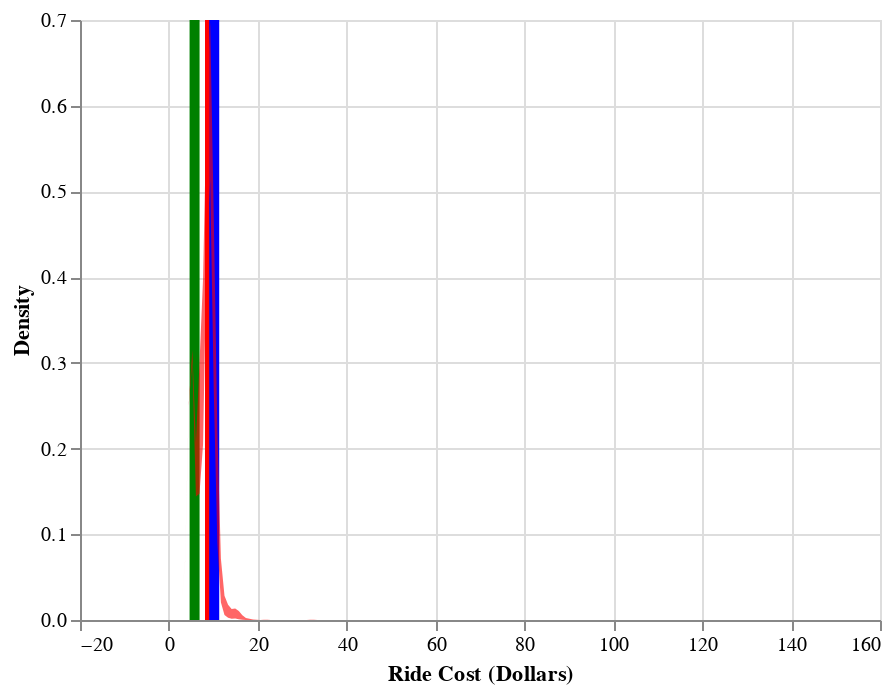

The notebook cell this image was saved under:
### Code cell
show_viz(results)

### Figure 1 — Vega-Lite specification as saved in the notebook (floating-point values rounded to 4 significant figures; data arrays with more than 128 entries replaced by an {"elided": "..."} marker saying what was removed)
{"$schema": "https://vega.github.io/schema/vega-lite/v3.3.0.json", "config": {"mark": {"tooltip": null}, "view": {"height": 300, "width": 400}}, "datasets": {"data-0e929fa6c4290e3f644940b8c68ee1a7": {"elided": "600 records"}, "data-110231888b3bf841cf4f8c9c4d3cde76": [{"hour": 0, "parameter": "Rideshare_regular_price_estimate", "value": 9.25}, {"hour": 0, "parameter": "Rideshare_shared_price_estimate", "value": 5.78}, {"hour": 0, "parameter": "Taxi_price_estimate", "value": 10.2}]}, "layer": [{"data": {"name": "data-110231888b3bf841cf4f8c9c4d3cde76"}, "encoding": {"color": {"field": "parameter", "scale": {"domain": ["Rideshare_regular_price_estimate", "Rideshare_shared_price_estimate", "Taxi_price_estimate"], "range": ["red", "green", "blue"]}, "type": "nominal"}, "size": {"value": 5}, "x": {"field": "value", "type": "quantitative"}}, "mark": {"color": "red", "type": "rule"}, "selection": {" ": {"bind": {"input": "range", "max": 9, "min": 0, "step": 1}, "fields": ["hour"], "init": {"hour": 0}, "type": "single"}}, "transform": [{"filter": {"selection": " "}}]}, {"data": {"name": "data-0e929fa6c4290e3f644940b8c68ee1a7"}, "encoding": {"color": {"field": "parameter", "legend": null, "scale": {"domain": ["Rideshare_Dist", "Shared_Rideshare_Dist", "Taxi_Dist"], "range": ["red", "green", "blue"]}, "type": "nominal"}, "opacity": {"condition": {"selection": "Ride Type", "value": 0.6}, "value": 0}, "x": {"field": "x", "title": "Ride Cost (Dollars)", "type": "quantitative"}, "y": {"field": "value", "title": "Density", "type": "quantitative"}}, "mark": {"point": false, "size": 4, "type": "area"}, "selection": {"Ride Type": {"bind": {"input": "select", "options": ["Rideshare_Dist", "Shared_Rideshare_Dist", "Taxi_Dist"]}, "clear": false, "fields": ["parameter"], "init": {"parameter": "Rideshare_Dist"}, "on": "doubleclick", "type": "single"}}}]}
